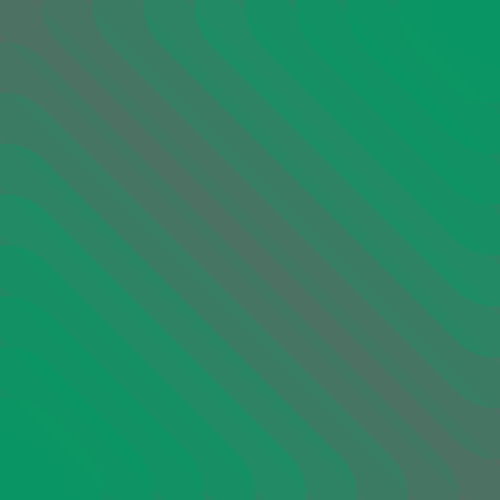
Frame 1 (no input)
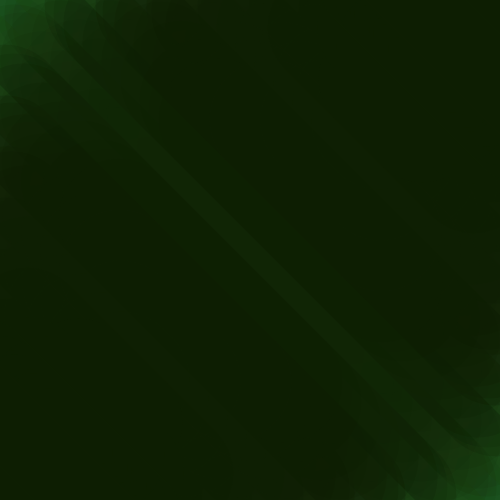
Frame 60 (the mouse pressed at the canvas centre just before this capture)
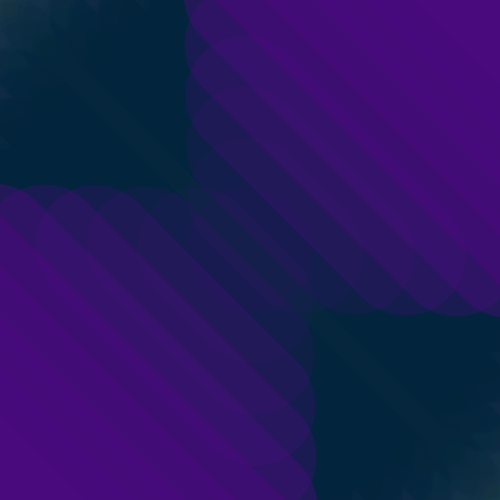
Frame 120 (the mouse held since frame 60 and released just before this capture)

The Processing sketch that drew these frames (run headless with seeded random() and noise(); from frame 60 on, the mouse is pressed at the canvas centre):

// Processing sketch: test_18_pde
// ── test_18_pde.pde
int l1x1 = 0;
int l1y1 = 0;
int l1x2 = 500;
int l1y2 = 500;
int flug = 1;

float mr = 10;
float mg = 150;
float mb = 100;
float mt = 25;

void setup() {
   size(500, 500);
   background(100);
   smooth();
   //noLoop();
}

void draw() {
  strokeWeight(120);
  stroke(mr, mg, mb, mt);
  line(l1x1, l1y1, l1x2, l1y2);
  for(int i=1; i<20; i++) {
     int k = i * 50;
     stroke(mr, mg, mb, (255 / 11) * i);
     line(l1x1 + k, l1y1, l1x2, l1y2 - k);
     line(l1x1, l1y1 + k, l1x2 - k, l1y2);
     
     if(l1x1 == l1x2 || (l1x1 + k) == l1x2 || l1x1 == (l1x2 - k)) {
        mr = random(0, 150);
        mg = random(0, 150);
        mb = random(0, 150);
     }
     
     l1x1 += flug;
     l1y1 += flug;
     l1x2 -= flug;
     l1y2 -= flug;
     
     if(l1y2 < 0 || l1y2 > 500) {
       flug *= -1;
     }
  }
}
